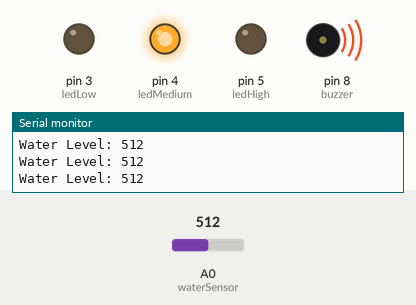
This sketch was run on a simulated Arduino Uno, built with avr-gcc and run on an emulated ATmega328P. On the bench: output pins drawn as LEDs (lit = HIGH), buzzer (waves = sounding), the last lines printed to the serial monitor. Inputs (shaded band) come from the test bench; at power-on: A0 (waterSensor) = 512.

Above: at 1.2 s.
1.3 s: A0 (waterSensor) set to 414
2.8 s: A0 (waterSensor) set to 385
At 3.7 s:
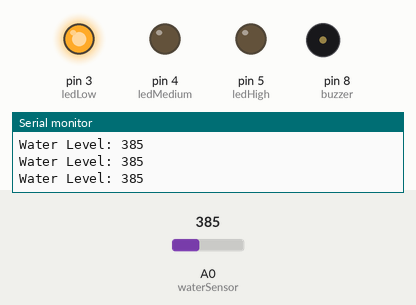
4.5 s: A0 (waterSensor) set to 158
6.0 s: A0 (waterSensor) set to 135
At 7.2 s:
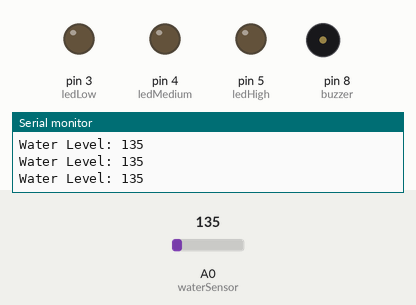
7.5 s: A0 (waterSensor) set to 710
At 8.6 s:
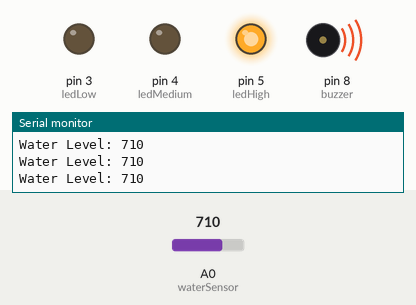
9.0 s: A0 (waterSensor) set to 690
At 9.8 s:
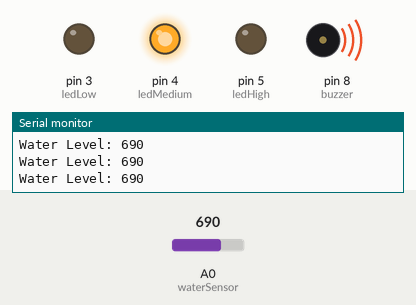
Timing chart, 0 to 11.5 s (numbered marks = the images above; inputs shaded):
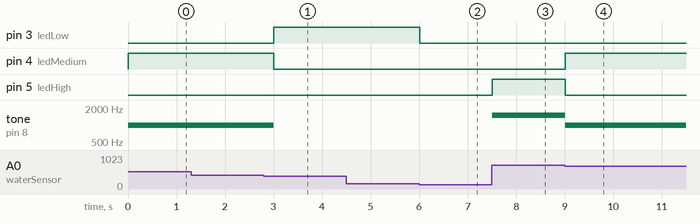

The sketch:

Flood_Warning_Station.ino
```cpp
int waterSensor = A0;

int ledLow = 3;
int ledMedium = 4;
int ledHigh = 5;

int buzzer = 8;

int waterValue;

void setup() {

  pinMode(ledLow, OUTPUT);
  pinMode(ledMedium, OUTPUT);
  pinMode(ledHigh, OUTPUT);
  pinMode(buzzer, OUTPUT);

  Serial.begin(9600);
}

void loop() {

  waterValue = analogRead(waterSensor);

  Serial.print("Water Level: ");
  Serial.println(waterValue);

  // ไม่มีน้ำ
  if (waterValue < 150) {

    digitalWrite(ledLow, LOW);
    digitalWrite(ledMedium, LOW);
    digitalWrite(ledHigh, LOW);

    noTone(buzzer);
  }

  // น้ำต่ำ
  else if (waterValue >= 150 && waterValue < 400) {

    digitalWrite(ledLow, HIGH);
    digitalWrite(ledMedium, LOW);
    digitalWrite(ledHigh, LOW);

    noTone(buzzer);
  }

  // น้ำระดับกลาง
  else if (waterValue >= 400 && waterValue < 700) {

    digitalWrite(ledLow, LOW);
    digitalWrite(ledMedium, HIGH);
    digitalWrite(ledHigh, LOW);

    tone(buzzer, 1000);  // Buzzer ดัง
  }

  // น้ำสูง
  else {

    digitalWrite(ledLow, LOW);
    digitalWrite(ledMedium, LOW);
    digitalWrite(ledHigh, HIGH);

    tone(buzzer, 1500);  // ดังถี่ขึ้น
  }

  delay(300);
}
```

Measured:
- the behaviour switches between 400 and 399 on A0 (waterSensor) (found by bisection; images 0 and 1)
- the behaviour switches between 150 and 149 on A0 (waterSensor) (found by bisection; images 1 and 2)
- the behaviour switches between 700 and 699 on A0 (waterSensor) (found by bisection; images 3 and 4)
- after the input at 2.8 s, pin 3 (ledLow): LOW → HIGH after 0.20 s; pin 4 (ledMedium): HIGH → LOW after 0.20 s; tone on pin 8 (buzzer): 1000 Hz → silent after 0.20 s
- after the input at 6.0 s, pin 3 (ledLow): HIGH → LOW at once
- after the input at 7.5 s, pin 5 (ledHigh): LOW → HIGH at once; tone on pin 8 (buzzer): silent → 1500 Hz at once
- after the input at 9.0 s, pin 4 (ledMedium): LOW → HIGH at once; pin 5 (ledHigh): HIGH → LOW at once; tone on pin 8 (buzzer): 1500 Hz → 1000 Hz at once
